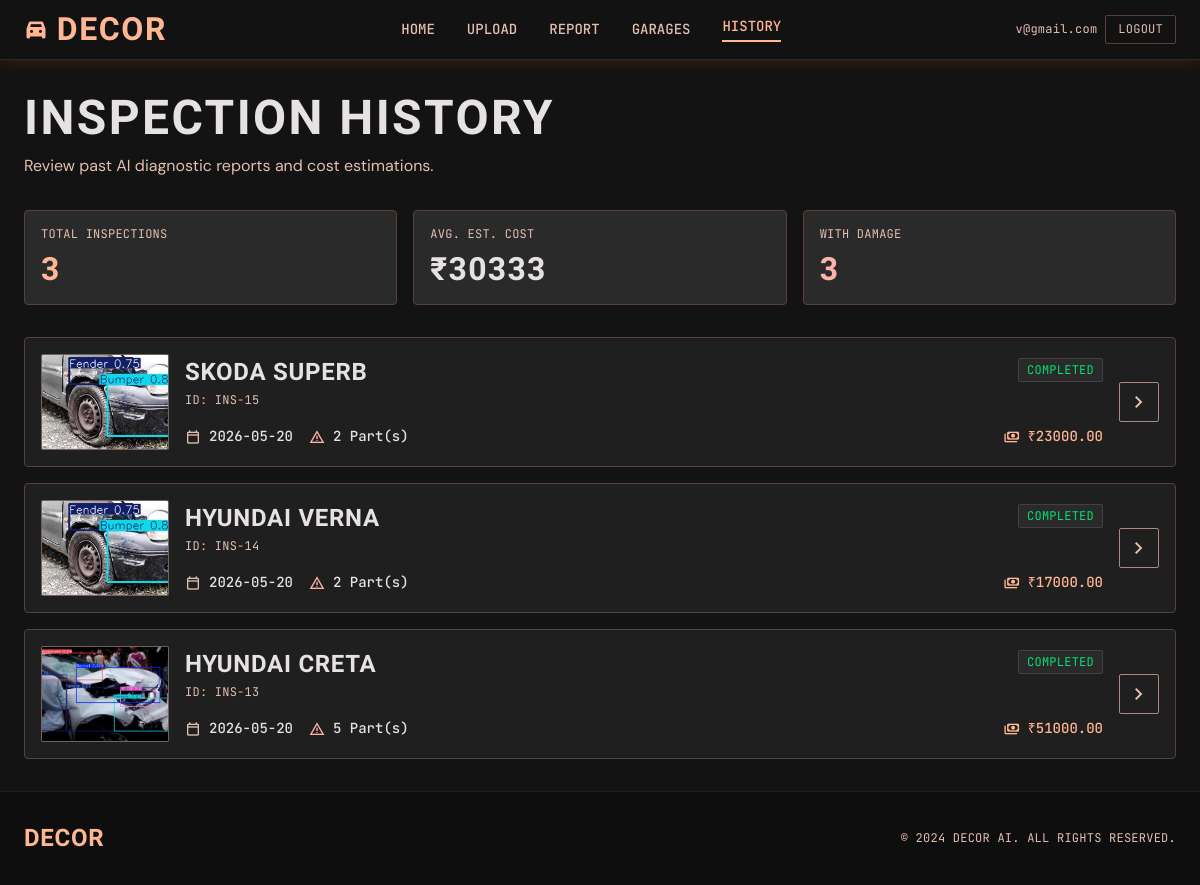
/reports/ (signed in), run on the app's committed database.
### detection/models.py (models this page shows, shortened)
class DetectionReport(models.Model):
    user = models.ForeignKey(User, on_delete=models.CASCADE)
    car_brand = models.CharField(max_length=100)
    car_model = models.CharField(max_length=100)
    original_image = models.ImageField(upload_to='reports/original/', blank=True, null=True)
    detected_image = models.ImageField(upload_to='reports/detected/', blank=True, null=True)
    results = models.JSONField()
    total_cost = models.DecimalField(max_digits=10, decimal_places=2)
    created_at = models.DateTimeField(default=timezone.now)

### detection/views.py (the view)
# urls.py: path('reports/', views.report_history, name='report_history'),
@login_required
def report_history(request):
    reports = DetectionReport.objects.filter(user=request.user).order_by('-created_at')
    total = reports.count()
    avg_cost = round(sum(float(r.total_cost) for r in reports) / total, 0) if total else 0
    with_damage = reports.filter(total_cost__gt=0).count()
    return render(request, 'report_history.html', {
        'reports': reports,
        'total_inspections': total,
        'avg_cost': int(avg_cost),
        'with_damage': with_damage,
    })

### detection/templates/report_history.html (shortened to what this page needs)
<!DOCTYPE html>
<html class="dark" lang="en">
<head>
<script src="https://cdn.tailwindcss.com?plugins=forms,container-queries"></script>
<script id="tailwind-config">
tailwind.config = {
  darkMode: "class",
  theme: {
    extend: {
      colors: {
        "on-secondary": "#003548", "tertiary-fixed-dim": "#00e475", "primary": "#ffb693",
        "tertiary": "#00e475", "surface-bright": "#3a3939", "surface-container-low": "#1c1b1b",
        "on-tertiary-fixed-variant": "#005226", "on-primary-fixed": "#351000",
        "background": "#131313", "on-primary": "#561f00", "primary-fixed": "#ffdbcc",
        "primary-fixed-dim": "#ffb693", "on-surface": "#e5e2e1", "outline": "#a98a7d",
        "surface-tint": "#ffb693", "on-error": "#690005", "surface-variant": "#353534",
        "on-primary-fixed-variant": "#7a3000", "on-background": "#e5e2e1",
        "surface": "#131313", "surface-container-high": "#2a2a2a",
        "error-container": "#93000a", "secondary-container": "#00c1fd",
        "secondary": "#8fd8ff", "surface-container-lowest": "#0e0e0e",
        "inverse-on-surface": "#313030", "error": "#ffb4ab", "on-tertiary": "#003918",
        "inverse-surface": "#e5e2e1", "on-primary-container": "#572000",
        "on-secondary-fixed-variant": "#004d67", "on-tertiary-fixed": "#00210b",
        "on-secondary-container": "#004b65", "primary-container": "#ff6b00",
        "surface-container": "#201f1f", "on-surface-variant": "#e2bfb0",
        "tertiary-fixed": "#62ff96", "tertiary-container": "#00b059",
        "outline-variant": "#5a4136", "on-tertiary-container": "#003a19",
        "on-error-container": "#ffdad6", "surface-container-highest": "#353534",
        "secondary-fixed-dim": "#75d1ff", "on-secondary-fixed": "#001e2b",
        "inverse-primary": "#a04100", "surface-dim": "#131313", "secondary-fixed": "#c2e8ff"
      },
      borderRadius: { "DEFAULT": "0.125rem", "lg": "0.25rem", "xl": "0.5rem", "full": "0.75rem" },
      spacing: { "container-padding": "24px", "stack-lg": "32px", "stack-md": "16px", "unit": "8px", "gutter": "16px", "stack-sm": "8px" },
      fontFamily: { "h1": ["Barlow Condensed"], "body-sm": ["DM Sans"], "body-md": ["DM Sans"], "h1-mobile": ["Barlow Condensed"], "body-lg": ["DM Sans"], "h3": ["Barlow Condensed"], "data-md": ["JetBrains Mono"], "data-lg": ["JetBrains Mono"], "h2": ["Barlow Condensed"], "data-sm": ["JetBrains Mono"] },
      fontSize: {
        "h1": ["48px", {"lineHeight": "1.1", "letterSpacing": "0.05em", "fontWeight": "700"}],
        "body-sm": ["14px", {"lineHeight": "1.5", "fontWeight": "400"}],
        "body-md": ["16px", {"lineHeight": "1.6", "fontWeight": "400"}],
        "h1-mobile": ["36px", {"lineHeight": "1.1", "fontWeight": "700"}],
        "body-lg": ["18px", {"lineHeight": "1.6", "fontWeight": "400"}],
        "h3": ["24px", {"lineHeight": "1.2", "letterSpacing": "0.03em", "fontWeight": "600"}],
        "data-md": ["14px", {"lineHeight": "1.4", "fontWeight": "500"}],
        "data-lg": ["18px", {"lineHeight": "1.4", "fontWeight": "500"}],
        "h2": ["32px", {"lineHeight": "1.2", "letterSpacing": "0.04em", "fontWeight": "700"}],
        "data-sm": ["12px", {"lineHeight": "1.2", "letterSpacing": "0.02em", "fontWeight": "400"}]
      }
    }
  }
}
</script>
</head>
<body class="bg-background text-on-background antialiased min-h-screen flex flex-col pt-[60px] pb-[80px] md:pb-0 font-body-md">
<header class="bg-surface/80 backdrop-blur-xl fixed top-0 w-full z-50 h-[60px] border-b border-white/10 shadow-[0px_0px_15px_rgba(255,107,0,0.2)] flex justify-between items-center px-container-padding">
  <a href="/" class="flex items-center gap-unit text-primary">
    <span class="material-symbols-outlined text-h3" style="font-variation-settings:'FILL' 1;">directions_car</span>
    <span class="font-h2 text-h2 font-bold tracking-wider">DECOR</span>
  </a>
  <nav class="hidden md:flex items-center gap-stack-lg">
    <a class="font-data-md text-data-md uppercase text-on-surface-variant hover:text-primary transition-colors duration-300" href="/">Home</a>
    <a class="font-data-md text-data-md uppercase text-on-surface-variant hover:text-primary transition-colors duration-300" href="{% url 'dashboard' %}">Upload</a>
    <a class="font-data-md text-data-md uppercase text-on-surface-variant hover:text-primary transition-colors duration-300" href="{% url 'report_history' %}">Report</a>
    <a class="font-data-md text-data-md uppercase text-on-surface-variant hover:text-primary transition-colors duration-300" href="{% url 'nearby_garages' %}">Garages</a>
    <a class="font-data-md text-data-md uppercase text-primary border-b-2 border-primary pb-1" href="{% url 'report_history' %}">History</a>
  </nav>
  <div class="flex items-center gap-unit">
    <span class="font-data-sm text-data-sm text-on-surface-variant hidden md:block">{{ request.user.username }}</span>
    <a href="{% url 'logout' %}" class="font-data-sm text-data-sm uppercase border border-outline-variant text-on-surface-variant px-3 py-1.5 rounded hover:border-primary hover:text-primary transition-colors duration-300">Logout</a>
  </div>
</header>
<main class="flex-grow px-container-padding py-stack-lg max-w-7xl mx-auto w-full">
  <div class="mb-stack-lg">
    <h1 class="font-h1 text-h1 text-on-background mb-unit hidden md:block">INSPECTION HISTORY</h1>
    <p class="font-body-md text-body-md text-on-surface-variant">Review past AI diagnostic reports and cost estimations.</p>
  </div>
  <section class="grid grid-cols-2 md:grid-cols-3 gap-gutter mb-stack-lg">
    <div class="bg-surface-container-high border border-outline-variant p-gutter rounded-lg tech-card flex flex-col justify-center">
      <span class="font-data-sm text-data-sm text-on-surface-variant uppercase mb-unit">Total Inspections</span>
      <span class="font-h2 text-h2 text-primary">{{ total_inspections }}</span>
    </div>
    <div class="bg-surface-container-high border border-outline-variant p-gutter rounded-lg tech-card flex flex-col justify-center">
      <span class="font-data-sm text-data-sm text-on-surface-variant uppercase mb-unit">Avg. Est. Cost</span>
      <span class="font-h2 text-h2 text-on-background">₹{{ avg_cost }}</span>
    </div>
    <div class="bg-surface-container-high border border-outline-variant p-gutter rounded-lg tech-card flex flex-col justify-center hidden md:flex">
      <span class="font-data-sm text-data-sm text-on-surface-variant uppercase mb-unit">With Damage</span>
      <span class="font-h2 text-h2 text-error">{{ with_damage }}</span>
    </div>
  </section>
  {% if reports %}
  <section class="flex flex-col gap-stack-md">
    {% for report in reports %}
    <article class="bg-surface-container border border-outline-variant rounded-lg p-gutter flex flex-col md:flex-row gap-gutter tech-card items-start md:items-center">
      <div class="w-full md:w-32 h-24 bg-surface-bright rounded border border-outline/50 flex-shrink-0 relative overflow-hidden flex items-center justify-center">
        {% if report.detected_image %}
        <img src="{{ report.detected_image.url }}" alt="Annotated inspection image" class="w-full h-full object-cover">
        {% elif report.original_image %}
        <img src="{{ report.original_image.url }}" alt="Inspection image" class="w-full h-full object-cover">
        {% else %}
        <span class="material-symbols-outlined text-4xl text-outline-variant">directions_car</span>
        {% endif %}
      </div>
      <div class="flex-grow flex flex-col gap-unit w-full">
        <div class="flex justify-between items-start">
          <div>
            <h3 class="font-h3 text-h3 text-on-background">{{ report.car_brand|upper }} {{ report.car_model|upper }}</h3>
            <span class="font-data-sm text-data-sm text-on-surface-variant uppercase">ID: INS-{{ report.pk }}</span>
          </div>
          {% if report.total_cost > 0 %}
          <span class="glass-badge font-data-sm text-data-sm text-tertiary-fixed-dim px-2 py-1 rounded">COMPLETED</span>
          {% else %}
          <span class="glass-badge font-data-sm text-data-sm text-on-surface-variant px-2 py-1 rounded">NO DAMAGE</span>
          {% endif %}
        </div>
        <div class="flex flex-wrap gap-x-gutter gap-y-unit mt-2">
          <div class="flex items-center gap-unit">
            <span class="material-symbols-outlined text-on-surface-variant text-[16px]">calendar_today</span>
            <span class="font-data-md text-data-md text-on-background">{{ report.created_at|date:"Y-m-d" }}</span>
          </div>
          <div class="flex items-center gap-unit">
            <span class="material-symbols-outlined text-error text-[16px]">warning</span>
            <span class="font-data-md text-data-md text-on-background">{{ report.results|length }} Part(s)</span>
          </div>
          <div class="flex items-center gap-unit md:ml-auto">
            <span class="material-symbols-outlined text-primary text-[16px]">payments</span>
            <span class="font-data-md text-data-md text-primary">₹{{ report.total_cost }}</span>
          </div>
        </div>
      </div>
      <a href="{% url 'report_detail' report.pk %}" class="hidden md:flex w-10 h-10 border border-outline rounded items-center justify-center hover:bg-white/5 transition-colors flex-shrink-0 text-on-surface-variant hover:text-primary">
        <span class="material-symbols-outlined">chevron_right</span>
      </a>
    </article>
    {% endfor %}
  </section>
  {% endif %}
</main>
<footer class="bg-surface-container-lowest w-full py-stack-lg border-t border-outline-variant/30 flex flex-col md:flex-row justify-between items-center px-container-padding gap-stack-md hidden md:flex">
  <span class="font-h3 text-h3 text-primary">DECOR</span>
  <span class="font-data-sm text-data-sm text-on-surface-variant uppercase">© 2024 DECOR AI. ALL RIGHTS RESERVED.</span>
</footer>
</body>
</html>

### detection/templates/report_history.html (style rules this page uses)
.material-symbols-outlined { font-variation-settings: 'FILL' 0, 'wght' 400, 'GRAD' 0, 'opsz' 24; }
body { min-height: max(884px, 100dvh); }
.tech-card { transition: all 0.3s ease; }
.glass-badge { background: rgba(255,255,255,0.05); backdrop-filter: blur(12px); border: 1px solid rgba(255,255,255,0.1); }

### data on the page
DetectionReport: detected_image (picture), car_brand "SKODA", car_model "SUPERB", pk "15", shows "COMPLETED", created_at "2026-05-20", results|length "2", total_cost "23000.00"
DetectionReport: detected_image (picture), car_brand "HYUNDAI", car_model "VERNA", pk "14", shows "COMPLETED", created_at "2026-05-20", results|length "2", total_cost "17000.00"
DetectionReport: detected_image (picture), car_brand "HYUNDAI", car_model "CRETA", pk "13", shows "COMPLETED", created_at "2026-05-20", results|length "5", total_cost "51000.00"

### other printed values
{{ request.user.username }} "v@gmail.com"
{{ total_inspections }} "3"
{{ avg_cost }} "30333"
{{ with_damage }} "3"
